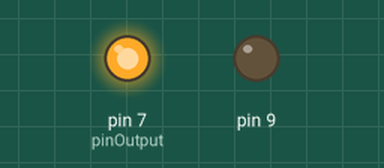
Simulated run of this sketch. Board: Arduino Uno, built with avr-gcc and run on an emulated ATmega328P. Shown: output pins drawn as LEDs (lit = HIGH).

Above: at 0.2 s.
Timing chart, 0 to 1.7 s (numbered marks = the images above):
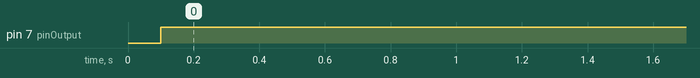

Measured:
- by itself, pin 7 (pinOutput): LOW → HIGH at 0.10 s

The sketch:

LightDetector.ino
```cpp
// See setup instructions in LEDLightDetector.h
#include "LEDLightDetector.h"

const int pinOutput = 7;

LEDLightDetector g_detector(9, 100000);

void setup()
{
  pinMode(pinOutput, OUTPUT);
}

void loop()
{
  g_detector.tick();

  digitalWrite(pinOutput, g_detector.isActive() ? HIGH : LOW);
}
```

LEDLightDetector.h
```cpp
// LED sensor from http://playground.arduino.cc/Learning/LEDSensor

// Setup:
//  - Connect pinPos to LED anode (+)
//  - Connect pinNeg through 330 ohm resistor to cathode (-).

class LEDLightDetector
{
public:
  LEDLightDetector(int pinPos, int pinNeg, unsigned long thresholdMicros = 100000) :
    m_pinPos(pinPos),
    m_pinNeg(pinNeg),
    m_thresholdMicros(thresholdMicros),
    m_isActive(false)
  {
    pinMode(pinPos, OUTPUT);
    pinMode(pinNeg, INPUT);

    m_endMicros = micros() + m_thresholdMicros;
  }

  void tick()
  {
    unsigned long now = micros();

    if (now >= m_endMicros)
    {
      m_isActive = digitalRead(m_pinNeg) == 0;

      // Apply reverse voltage, charge up the pin and led capacitance
      pinMode(m_pinNeg, OUTPUT);
      digitalWrite(m_pinNeg, HIGH);
      digitalWrite(m_pinPos, LOW);

      // Isolate the pin 2 end of the diode by changing it from OUTPUT HIGH to
      // INPUT LOW (high impedance input with internal pull-up resistor off)
      pinMode(m_pinNeg, INPUT);
      digitalWrite(m_pinNeg, LOW);  // turn off internal pull-up resistor

      m_endMicros = now + m_thresholdMicros;
    }
  }

  bool isActive() const { return m_isActive; }

private:

  int m_pinPos;
  int m_pinNeg;
  unsigned long m_thresholdMicros;
  unsigned long m_endMicros = 0;
  bool m_isActive;

};
```
